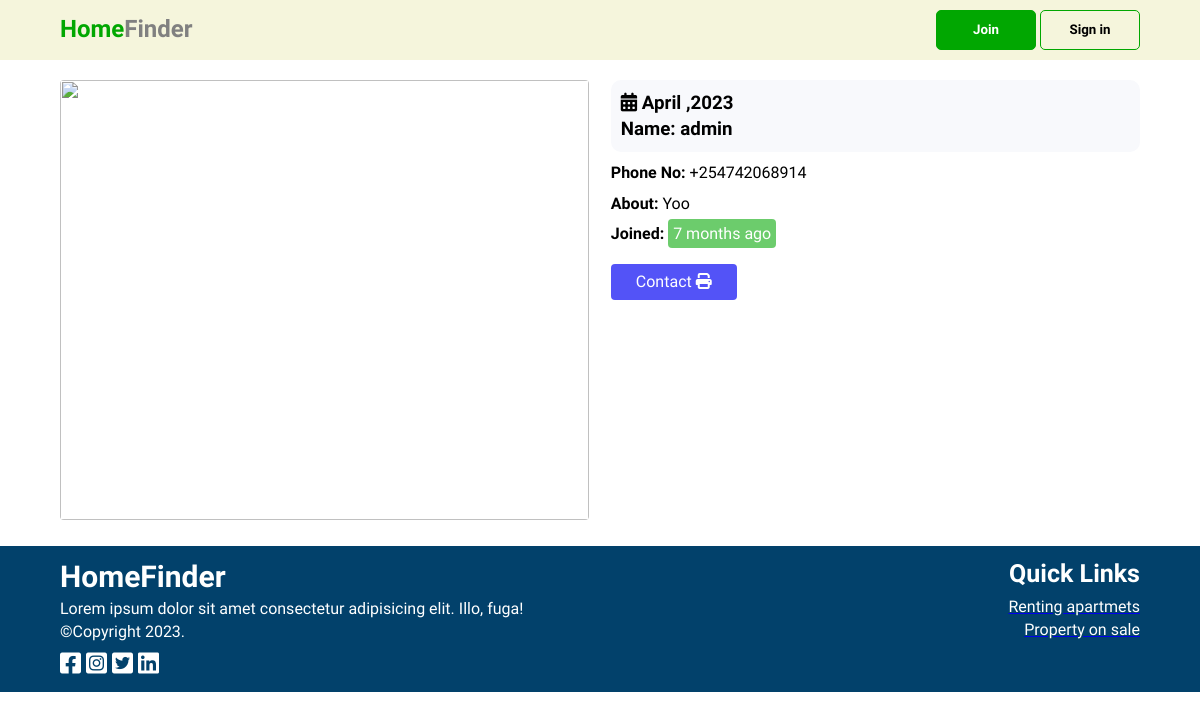
Page /profile/admin/ on the committed database.
### core/models.py (models this page shows)
class Userprofile(models.Model):
    user = models.OneToOneField(User, related_name='userprofile', on_delete=models.CASCADE)
    owner_id = models.IntegerField(null=True)
    phone = models.CharField(max_length=50, null=True)
    image = CloudinaryField('image')
    about = models.TextField(null=True)
    slug = models.SlugField(max_length=100, null=True)
    created_at = models.DateTimeField(auto_now_add=True, null=True)
    def __str__(self):
        return self.user.username

### core/views.py (the view)
# urls.py: path('profile/<slug:slug>/', view_user_profile, name='user_profile')
def view_user_profile(request, slug):
    profile = get_object_or_404(Userprofile, slug=slug)
    print(profile)
    return render(request, 'core/user_page.html', {'profile': profile})

### core/templates/core/user_page.html (shortened to what this page needs)
{% extends 'core/base.html' %}
{% load static %}
{% block content %}
<main class="user_profile_page">
    <div class="container user-info-wrapper">
        <div class="user-profile-image-section">
            <img class="user-profile-p-image" src="{{profile.image.url}}" alt="" />
        </div>
        <div class="user-profile-infor">
            <div class="user-infor-header">
                <h3><i class="fa-solid fa-calendar-days"></i> April ,2023</h3>
                <h3><span>Name:</span> {{profile.user.username}}</h3>
            </div>
            <p class="user-p-p-description"><span>Phone No:</span> {{profile.phone}}</p>
            <p class="user-p-p-description"><span>About:</span> {{profile.about}}</p>
            <p class="user-p-p-description"><span>Joined:</span> <span class="clearance-status pending">7 months ago</span></p>
             <a href="tel:{{profile.phone}}" class="contact-btn">Contact <i class="fa-solid fa-print"></i></a>
        </div>
    </div>
</main>
{% endblock %}

### core/static/css/base.css (style rules this page uses)
* { padding:0; margin:0; box-sizing: border-box; font-family: 'Nunito Sans', sans-serif; line-height: 1.4; }
html { scroll-behavior: smooth; }
.container { width:1280px; }
@media screen and (max-width:1200px) { .container { width: 90%; } }

### core/static/css/tenant.css (style rules this page uses)
.clearance-status { padding:5px; width:max-content; border-radius: 4px; color:white; font-weight: normal !important; }
.pending { background-color: rgba(1, 167, 1, 0.575) !important; }

### core/static/css/user_profile.css (style rules this page uses)
.user_profile_page { width: 100%; margin-top: 60px; display: flex; align-items: center; justify-content: center; }
.user-info-wrapper { padding: 20px 0px; display: flex; gap: 2px; justify-content: space-between; }
.user-profile-image-section { width: 49%; }
.user-profile-p-image { width: 100%; height: 55vh; border-radius: 4px; object-fit: cover; }
.user-profile-infor { width: 49%; }
.user-infor-header { padding: 10px; margin-bottom: 10px; border-radius: 10px; background-color: #F8F9FC; }
.user-p-p-description { margin-bottom: 8px; }
.user-p-p-description span { font-weight: 700; }
.contact-btn { text-decoration: none; margin-top: 10px; padding:7px 25px; display: inline-block; color:white; border-radius:4px; background-color:rgb(83, 83, 247); }

### rows in the picture
Userprofile: user.username "admin", phone "+254742068914", about "Yoo"
